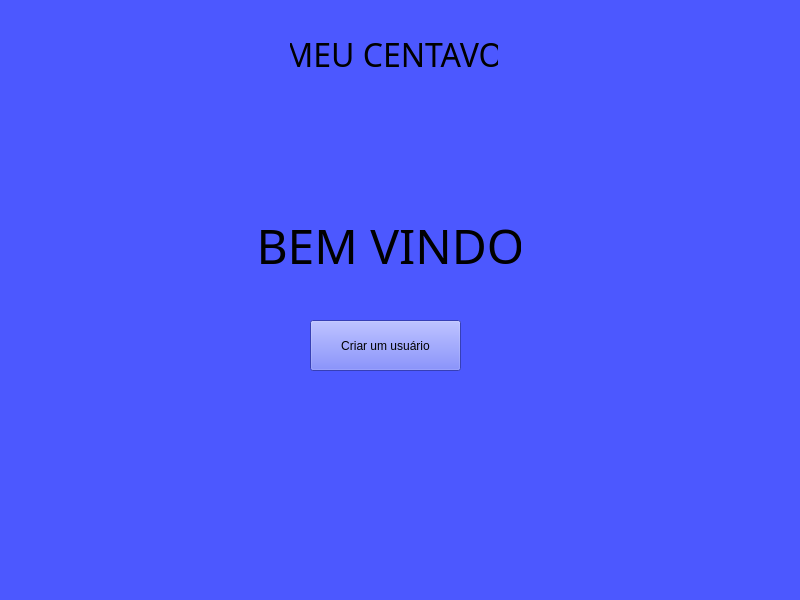
<?xml version="1.0" encoding="UTF-8"?>
<ui version="4.0">
 <class>formBoasVindas</class>
 <widget class="QWidget" name="formBoasVindas">
  <property name="geometry">
   <rect>
    <x>0</x>
    <y>0</y>
    <width>800</width>
    <height>600</height>
   </rect>
  </property>
  <property name="minimumSize">
   <size>
    <width>800</width>
    <height>600</height>
   </size>
  </property>
  <property name="maximumSize">
   <size>
    <width>800</width>
    <height>600</height>
   </size>
  </property>
  <property name="windowTitle">
   <string>formBoasVindas</string>
  </property>
  <property name="styleSheet">
   <string notr="true">background-color: rgb(76, 88, 255)</string>
  </property>
  <widget class="QLabel" name="label">
   <property name="geometry">
    <rect>
     <x>290</x>
     <y>20</y>
     <width>208</width>
     <height>68</height>
    </rect>
   </property>
   <property name="font">
    <font>
     <family>Noto Sans Arabic Cond</family>
     <pointsize>24</pointsize>
    </font>
   </property>
   <property name="text">
    <string>MEU CENTAVO</string>
   </property>
   <property name="alignment">
    <set>Qt::AlignmentFlag::AlignCenter</set>
   </property>
  </widget>
  <widget class="QLabel" name="label_2">
   <property name="geometry">
    <rect>
     <x>260</x>
     <y>200</y>
     <width>261</width>
     <height>91</height>
    </rect>
   </property>
   <property name="font">
    <font>
     <family>Noto Sans Arabic Cond</family>
     <pointsize>36</pointsize>
    </font>
   </property>
   <property name="text">
    <string>BEM VINDO</string>
   </property>
   <property name="alignment">
    <set>Qt::AlignmentFlag::AlignCenter</set>
   </property>
  </widget>
  <widget class="QPushButton" name="buttonCriarUsuario">
   <property name="geometry">
    <rect>
     <x>310</x>
     <y>320</y>
     <width>151</width>
     <height>51</height>
    </rect>
   </property>
   <property name="text">
    <string>Criar um usuário</string>
   </property>
  </widget>
 </widget>
 <resources/>
 <connections/>
</ui>
